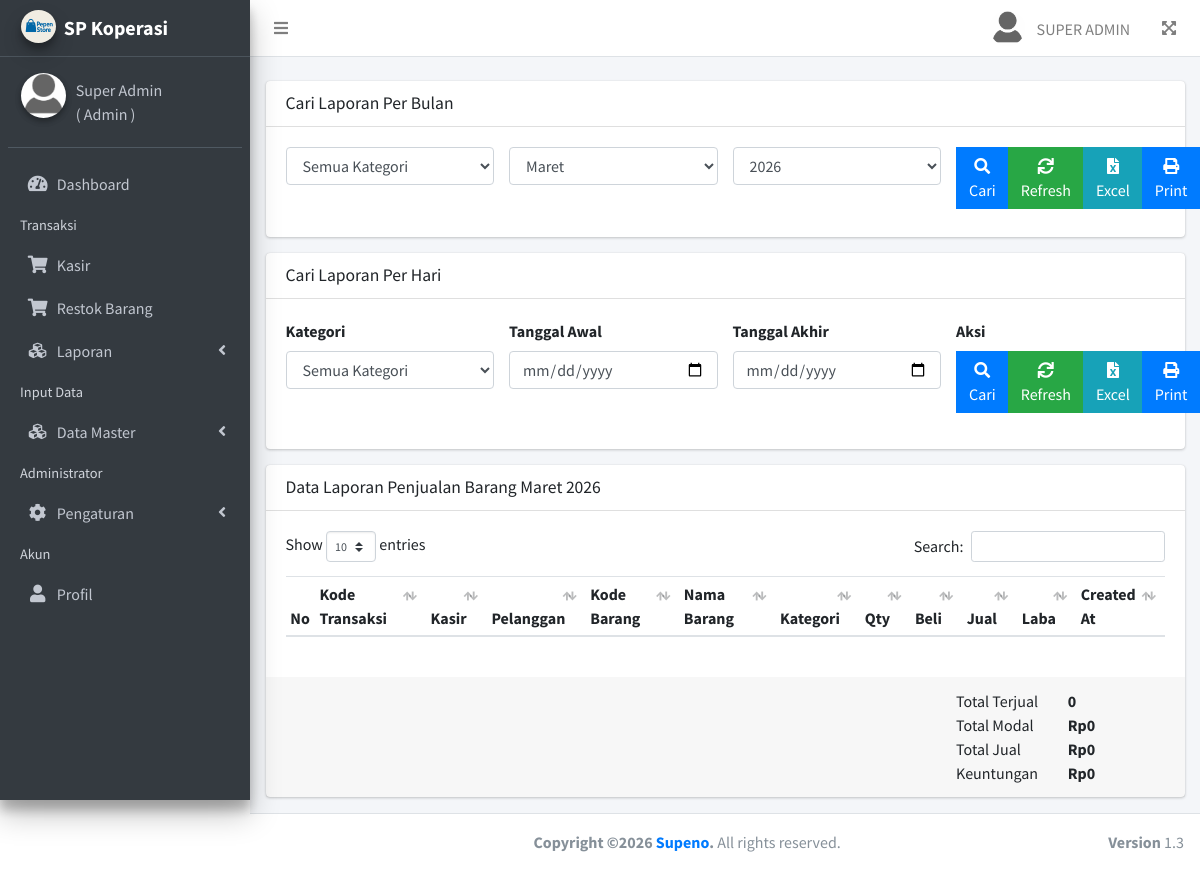
Page /laporan/produk.php (signed in) on the committed database.
### tables this page shows
CREATE TABLE `users` (
  `id` int(11) NOT NULL,
  `name` varchar(255) DEFAULT NULL,
  `email` varchar(255) DEFAULT NULL,
  `telepon` varchar(15) DEFAULT NULL,
  `alamat` text DEFAULT NULL,
  `avatar` varchar(255) DEFAULT NULL,
  `user` varchar(255) DEFAULT NULL,
  `pass` varchar(255) DEFAULT NULL,
  `akses` varchar(11) DEFAULT NULL,
  `active` varchar(11) DEFAULT NULL,
  `created_at` varchar(255) DEFAULT NULL
);

CREATE TABLE `toko` (
  `id` int(11) NOT NULL,
  `nama_toko` varchar(255) NOT NULL,
  `alamat_toko` text NOT NULL,
  `tlp` varchar(255) NOT NULL,
  `nama_pemilik` varchar(255) NOT NULL,
  `logo` varchar(255) DEFAULT NULL
);

CREATE TABLE `hak_akses` (
  `id` int(11) NOT NULL,
  `hak_akses` varchar(255) DEFAULT NULL
);

### views/laporan/produk.php (the view, shortened to what the rows shown need)
<div class="row">
    <div class="col-sm-12">
        <div class="card">
            <div class="card-body">
                <div class="table-responsive-1">
                    <table class="table table-hover table-sm" id="table-artikel-query">
                        <thead>
                            <tr>
                                <th>No</th>
                                <th>Kode Transaksi</th>
                                <th>Kasir</th>
                                <th>Pelanggan</th>
                                <th>Kode Barang</th>
                                <th>Nama Barang</th>
                                <th>Kategori</th>
                                <th>Qty</th>
                                <th>Beli</th>
                                <th>Jual</th>
                                <th>Laba</th>
                                <th>Created At</th>
                            </tr>
                        </thead>
                    </table>
                </div>
            </div>
        </div>
    </div>
</div>

### layouts/header.php (shortened to what the rows shown need)
<!doctype html>
<html lang="en">
<head>
    <link rel="stylesheet" href="<?= $baseURL;?>assets/plugins/fontawesome-free/css/all.min.css">
    <link rel="stylesheet" href="https://code.ionicframework.com/ionicons/2.0.1/css/ionicons.min.css">
    <link rel="stylesheet" href="<?= $baseURL;?>assets/plugins/select2/css/select2.min.css">
    <link rel="stylesheet" href="<?= $baseURL;?>assets/plugins/select2-bootstrap4-theme/select2-bootstrap4.min.css">
    <link rel="stylesheet" href="<?= $baseURL;?>assets/plugins/datatables-bs4/css/dataTables.bootstrap4.min.css">
    <link rel="stylesheet" href="<?= $baseURL;?>assets/plugins/datatables-responsive/css/responsive.bootstrap4.min.css">
    <link rel="stylesheet" href="<?= $baseURL;?>assets/plugins/datatables-buttons/css/buttons.bootstrap4.min.css">
    <link rel="stylesheet" href="<?= $baseURL;?>assets/plugins/ekko-lightbox/ekko-lightbox.css">
    <link rel="stylesheet" href="<?= $baseURL;?>assets/dist/css/adminlte.min.css">
    <link rel="stylesheet" href="<?= $baseURL;?>assets/plugins/sweetalert2-theme-bootstrap-4/bootstrap-4.css">
</head>
<?php
    if(!empty(getSegments($baseURL, '1'))){
        if(getSegments($baseURL, '1').'/'.getSegments($baseURL, '2') == 'barang/index.php'){
            $sidebar = "sidebar-collapse";
        }
        else if(getSegments($baseURL, '1').'/'.getSegments($baseURL, '2') == 'transaksi/index.php'){
            $sidebar = "sidebar-collapse";
        }
        else if(getSegments($baseURL, '1').'/'.getSegments($baseURL, '2') == 'transaksi_beli/index.php'){
            $sidebar = "sidebar-collapse";
        }
        else{
            $sidebar = "";
        }
    }else{
        $sidebar = "";
    }
?>
<body <?php if(in_array(getSegments($baseURL, '1'),['','index.php'])){?>onload="jam()" <?php }?>
    class="hold-transition sidebar-mini layout-fixed <?= $sidebar;?>">
    <div class="wrapper">
        <nav class="main-header navbar navbar-expand navbar-white navbar-light">
            <ul class="navbar-nav ml-auto">
                <li class="nav-item dropdown">
                    <a class="nav-link" data-toggle="dropdown" href="#">
                        <img class="rounded-circle mr-2" style="width:35px;height:35px;object-fit:cover;margin-top:-5px;"
                            src="<?= $baseURL.'assets/uploads/users/'.$users->avatar;?>">
                        <span class="text-uppercase">
                            <?= $users->name;?>
                        </span>
                    </a>
                </li>
            </ul>
        </nav>

### layouts/sidebar.php (shortened to what the rows shown need)
<aside class="main-sidebar sidebar-dark-success elevation-4">
    <a href="<?= $baseURL;?>" class="brand-link">
        <img src="<?= $baseURL.'assets/uploads/toko/'.$toko->logo;?>" alt="AdminLTE Logo"
            class="brand-image img-circle elevation-3" style="width:35px;height:35px;object-fit:cover;">
        <span class="brand-text font-weight-bold"> <?= $title_apl;?></span>
    </a>
    <div class="sidebar">
        <div class="user-panel mt-3 pb-3 mb-3 d-flex">
            <div class="image">
                <img src="<?= $baseURL.'assets/uploads/users/'.$users->avatar;?>" class="img-circle elevation-2"
                    alt="User Image"  style="width:45px;height:45px;object-fit:cover;">
            </div>
            <div class="info">
                <a href="#" class="d-block"><?= $users->name;?> </a>
                <a href="#" class="d-block">( <?= $users->hak_akses;?> )</a>
            </div>
        </div>
    </div>
</aside>
<div class="content-wrapper pt-4">
    <section class="content">
        <div class="container-fluid">

### rows in the picture
users: avatar (picture), name "SUPER ADMIN", name "Super Admin", hak_akses.hak_akses "Admin"
toko: logo (picture)

### other values in the picture
$title_apl "SP Koperasi"
$qty "0"
getRupiah($beli ?? 0,'Rp') "Rp0"
getRupiah($jual ?? 0,'Rp') "Rp0"
getRupiah(($jual-$beli ?? 0),'Rp') "Rp0"
form field bln "Maret"
form field thn "2026"
